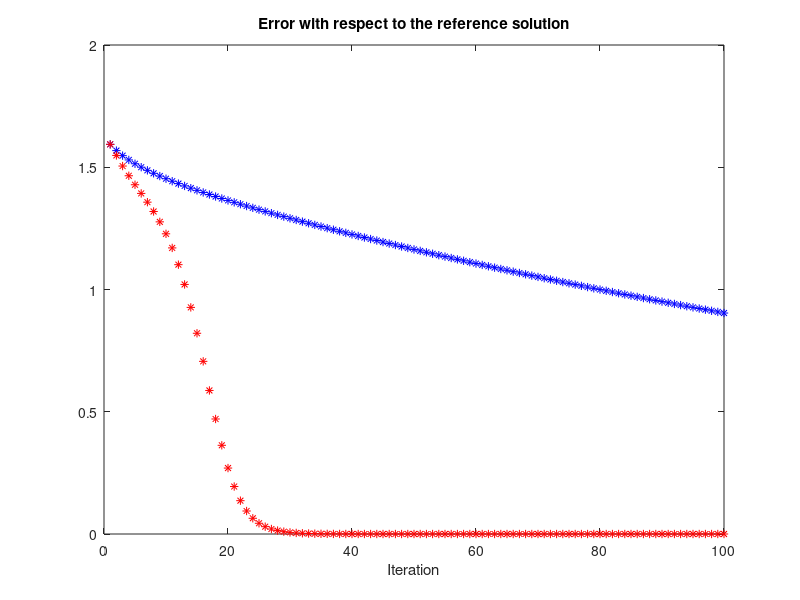

This figure's MATLAB source:
%This code compares Steepest Descent (SD) with Conjugate Gradient (CG).
%Read carefully the code and answer the questions (indicated with the
%letter Q) below.
%--------------------------------------------------------------%

clear all;close all;
nmax = 100; %number of iterations

n=100; %size of the matrix
A=diag(1:n,0) +1* diag(ones(n-1,1),-1)+ 1*diag(ones(n-1,1),1);
b=ones(n ,1);
xx=A\b; %xx is the reference solution

%-Steepest Descent
k=1;err=zeros(1,nmax);res=zeros(1,nmax);
x=zeros(n,1);
for k=1:nmax
    r=b-A*x(:,k);
    alpha=(r'*r)/(r'*A*r); %Q: Why is alpha chosen in this way?
    x(:,k+1) = x(:,k) + alpha.*r;
    err(k+1) = norm(x(:,k+1)-xx);
    res(k+1) = norm(r);
end

%-Conjugate Gradient
k=1;
y=zeros(n,1);
errCG=zeros(1,nmax); resCG=zeros(1,nmax);
r=b-A*y(:,k); s=r; nr=r'*r ;

for k=1:nmax
    t=A*s; alpha=nr/( s'*t ) ;
    y(:,k+1)=y(:,k)+alpha*s;
    %Q: Can you show that the updated residual r is orthogonal to the one 
    %computed at the previous step?
    r=r-alpha*t ; 
    errCG(k+1) = norm(y(:,k+1)-xx);
    resCG(k+1) = norm(r);
    nrnew=r'*r ;
    s=r +(nrnew/nr)*s ; nr=nrnew;
end

figure
plot(err(2:end),'b*')
hold on;
plot(errCG(2:end),'r*')
xlabel('Iteration')
title('Error with respect to the reference solution')

%Q: What is the precise meaning of the statement: "The CG method minimizes the
%functional (e'Ae)/2 in the Krylov subspace"

%Q: Is it true that in absence of rounding errors the CG method 
%terminates after a finite number of steps? 


